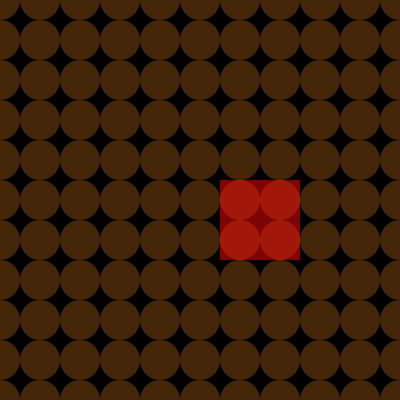
Frame 1 (no input)
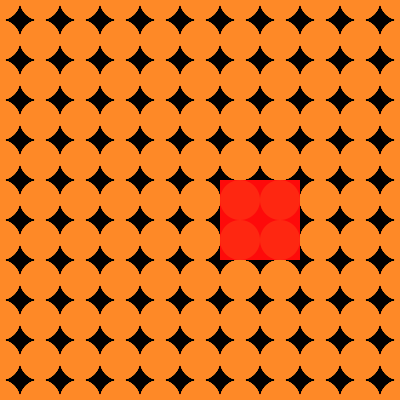
Frame 60 (the mouse pressed at the canvas centre just before this capture)
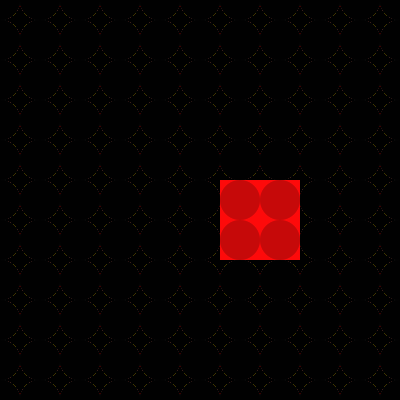
Frame 120 (the mouse held since frame 60 and released just before this capture)

The Processing sketch that drew these frames (run headless with seeded random() and noise(); from frame 60 on, the mouse is pressed at the canvas centre):

// Processing sketch: processing_44312
// ── processing_44312.pde

int a= 255;
int b= 140;
int c= 40;

void setup(){
size(400,400);
background(0);
smooth();
noStroke();
}
void draw(){
for (int y = 0; y <=height; y += 40){
  
  for (int x = 0; x <= width; x +=40) {
    
    if (mousePressed){
     a=0;
     b=0;
     c=0;
     fill(a, b, c,70);
  ellipse(x, y, 40, 40);
   } 
   else{
   a=255;
     b=140;
     c=40;
  
  fill(a, b, c,70);
  ellipse(x, y, 40, 40);
  }
  }
  }
   
  
  fill(255,10,10,125);
  rect (220,180, 80,80);
}
                
                
